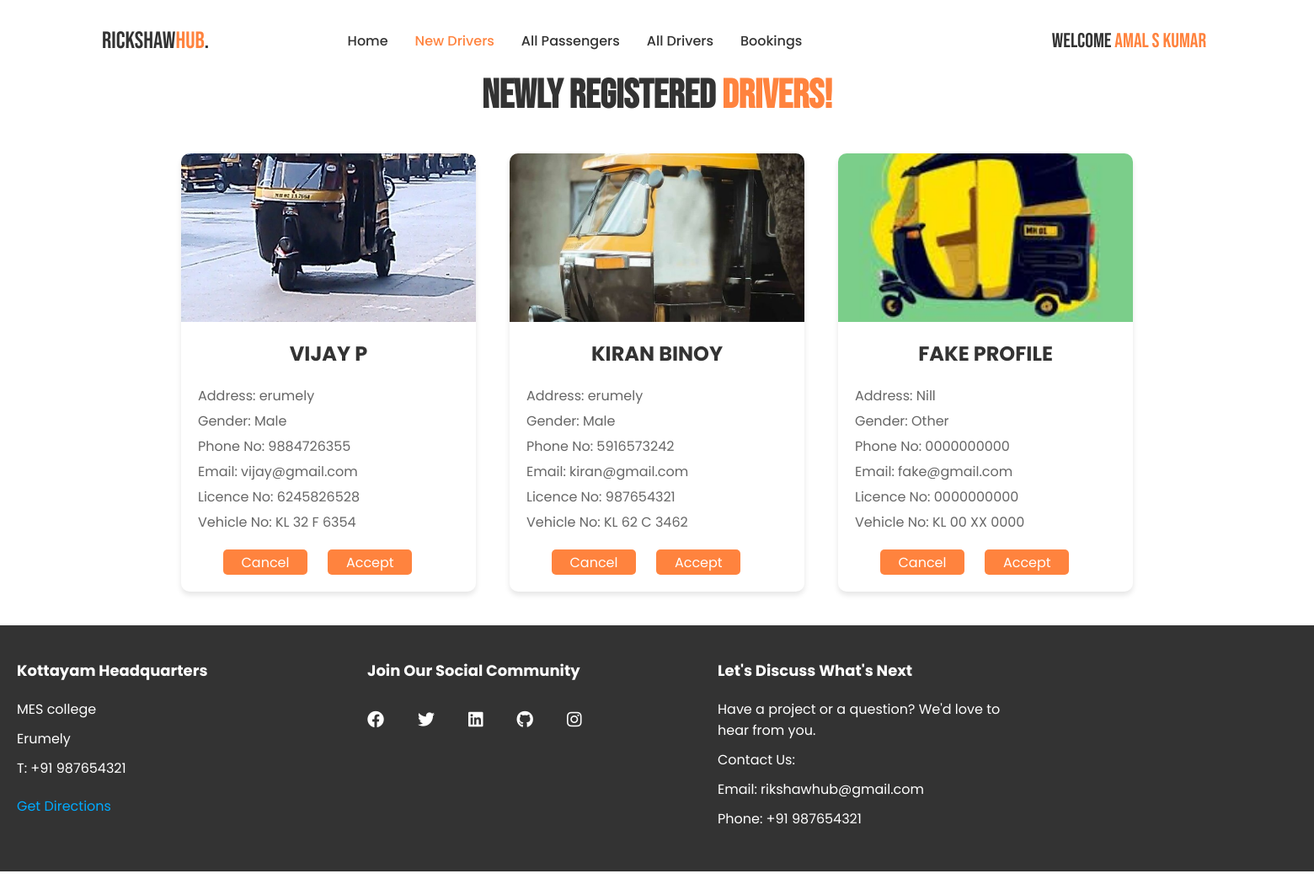
Screenshot of /Admin.php (signed in) with the database file from the repository.
### tables this page shows
CREATE TABLE `temporarydriver` (
  `driver_id` int(11) NOT NULL,
  `name` varchar(100) NOT NULL,
  `email` varchar(100) NOT NULL,
  `phone_no` varchar(15) NOT NULL,
  `address` text NOT NULL,
  `vehicle_no` varchar(50) NOT NULL,
  `licence_no` varchar(50) NOT NULL,
  `password` varchar(255) NOT NULL,
  `gender` enum('Male','Female','Other') NOT NULL,
  `Auto_img` longblob DEFAULT NULL,
  `created_at` timestamp NOT NULL DEFAULT current_timestamp()
);

### admin/newDrivers.php (the view, shortened to what this page needs)
<div class="into">
    <h1 class="TagLine">Newly registered <span class="ride">Drivers!</span></h1>
    <div class="card-container">
    <?php
$conn = mysqli_connect("localhost", "root", "", "rikshawhub");
$sql = "SELECT * FROM temporarydriver";
$result = $conn->query($sql);
if ($result->num_rows > 0) {
    while($row = $result->fetch_assoc()) { ?>
        <div class="card">
            <div class="card-image">
                <img src="uploads/<?php echo $row['Auto_img']; ?>" alt="<?php echo $row['name']; ?>">
            </div>
            <div class="card-content">
                <h2><?php echo $row['name']; ?></h2>
                <div class="section">
                    <p>Address: <?php echo $row['address']; ?></p>
                    <p>Gender: <?php echo $row['gender']; ?></p>
                </div>
                <div class="section">
                    <p>Phone No: <?php echo $row['phone_no']; ?></p>
                </div>
                <p>Email: <?php echo $row['email']; ?></p>
                <p>Licence No: <?php echo $row['licence_no']; ?></p>
                <p>Vehicle No: <span class="vno"><?php echo $row['vehicle_no']; ?></span></p>
                <div class="button-group">
                    <form method='get' style='display:inline;' action="<?php echo htmlspecialchars($_SERVER['PHP_SELF']); ?>">
                        <button name="delete" value='<?php echo $row["driver_id"];?>'>Cancel</button>
                        <button name="accept" value='<?php echo $row["driver_id"];?>'>Accept</button>
                    </form>
                </div>
            </div>
        </div>
    <?php }
} else {
    echo "0 results <br><br><br><br><br><br><br><br><br><br>";
}
?>
</div>
</div>

### styles/styles.css (style rules this page uses)
html { scroll-behavior: smooth; }
:root { --primary-color: #ff833e; --primary-color-dark: #db6f35; --text-dark: #333333; --text-light: #767268; --white: #ffffff; --max-width: 1350px; --header-font: "Bebas Neue", sans-serif; }
* { padding: 0; margin: 0; box-sizing: border-box; }
img { display: flex; width: 100%; }
body { overflow-x: hidden; font-family: "Poppins", sans-serif; }
.into { animation: fadeIn 0.4s ease-in; }

### styles/displayCards.css (style rules this page uses)
:root { --primary-color: #ff833e; --primary-color-dark: #db6f35; --text-dark: #333333; --text-light: #767268; --white: #ffffff; --max-width: 1350px; --header-font: "Bebas Neue", sans-serif; }
h1 { font-size: 3em; color: var(--text-dark); font-family: var(--header-font); margin-top: 20px; }
.TagLine { position: relative; width: 100%; text-align: center; }
.ride { color: var(--primary-color); }
.card-container { display: flex; flex-wrap: wrap; justify-content: center; gap: 40px; max-width: 1350px; margin: 40px auto; }
.card { border-radius: 10px; overflow: hidden; box-shadow: 0 4px 6px rgba(0, 0, 0, 0.1); max-width: 350px; width: 80%; min-width: 300px; transition: box-shadow 0.2s ease-out; }
.card-image { width: 100%; height: 200px; overflow: hidden; }
.card-image img { width: 100%; height: 100%; object-fit: cover; }
.card-content { padding: 20px; }
.card-content p { margin: 5px 0; color: #666; }
.card-content button { margin-top: 10px; padding: 10px 20px; background-color: var(--primary-color); color: white; border: none; border-radius: 5px; cursor: pointer; }
.card h2 { font-size: 1.5em; margin-bottom: 20px; font-weight: 700; text-align: center; text-transform: uppercase; color: var(--text-dark); }
.vno { text-transform: uppercase; }
.section p { margin: 5px 0; font-size: 1em; }
.button-group { display: flex; justify-content: space-between; margin-top: 20px; padding: 0 20px; }
.button-group button { flex: 1; padding: 0px; height: 30px; width: 100px; margin: 0 10px; }
button { background: none; border: none; padding: 0; margin: 0; font-family: inherit; font-size: inherit; font-weight: inherit; font-style: inherit; color: inherit; cursor: pointer; }
.card { background-color: #ffffff; }

### rows the page displays
temporarydriver: Auto_img (picture), name "VIJAY P", address "erumely", gender "Male", phone_no "9884726355", email "vijay@gmail.com", licence_no "6245826528", vehicle_no "KL 32 F 6354", $row["driver_id"] 23 (drawn)
temporarydriver: Auto_img (picture), name "KIRAN BINOY", address "erumely", gender "Male", phone_no "5916573242", email "kiran@gmail.com", licence_no "987654321", vehicle_no "KL 62 C 3462", $row["driver_id"] 24 (drawn)
temporarydriver: Auto_img (picture), name "FAKE PROFILE", address "Nill", gender "Other", phone_no "0000000000", email "fake@gmail.com", licence_no "0000000000", vehicle_no "KL 00 XX 0000", $row["driver_id"] 25 (drawn)

### other values shown
$_SESSION['admin'] "Amal S Kumar"
